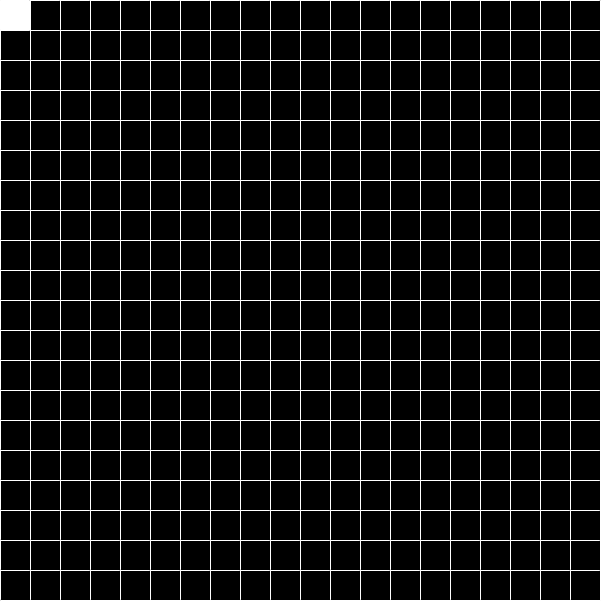
Frame 1 (no input)
Frame 60 (the mouse pressed at the canvas centre just before this capture): identical to frame 1, image omitted
Frame 120 (the mouse held since frame 60 and released just before this capture): identical to frame 1, image omitted

The Processing sketch that drew this single still picture (run headless with seeded random() and noise(); from frame 60 on, the mouse is pressed at the canvas centre):

// Processing sketch: Minesweeper
// ── Minesweeper.pde
// MINESWEEPER FOR PROCESSING 3.4
// Written by 144a
// 
// Got bored on a 10 hour car ride, so I thought I'd make a game of minesweepers to play,
// since I had my Dad's work laptop and it had a processing ide installed.
//
// To play, make changes to the game settings to customize the game
// Use the arrow keys to move the cursor, and the q and r keys for revealing and flagging squares respectively


// Change to edit game settings
final int FIELD_WIDTH = 20;
final int FIELD_HIEGHT = 20;
final int MINES_NUM = 35;

// Changes scale of grid
final int scale = 3;

boolean refreshGrid = true;

// Creates arrays for both current board state and table of values
int[][] field = new int [FIELD_WIDTH][FIELD_HIEGHT];
int[][] field_cleared = new int [FIELD_WIDTH][FIELD_HIEGHT];

// Font data for drawing numbers
// Don't bother trying to change this unless you really want to
int[][][] numdata = {{{1,1,1,1,1},{1,0,0,0,1},{1,0,0,0,1},{1,0,0,0,1},{1,1,1,1,1}},{{0,1,1,0,0},{0,0,1,0,0},{0,0,1,0,0},{0,0,1,0,0},{0,0,1,0,0}},{{0,1,1,1,0},{0,0,0,1,0},{0,1,1,1,0},{0,1,0,0,0},{0,1,1,1,0}},{{0,1,1,1,0},{0,0,0,1,0},{0,1,1,1,0},{0,0,0,1,0},{0,1,1,1,0}},{{0,1,0,1,0},{0,1,0,1,0},{0,1,1,1,0},{0,0,0,1,0},{0,0,0,1,0}},{{0,1,1,1,0},{0,1,0,0,0},{0,1,1,1,0},{0,0,0,1,0},{0,1,1,1,0}},{{0,1,1,1,0},{0,1,0,0,0},{0,1,1,1,0},{0,1,0,1,0},{0,1,1,1,0}},{{0,1,1,1,0},{0,0,0,1,0},{0,0,0,1,0},{0,0,0,1,0},{0,0,0,1,0}},{{0,1,1,1,0},{0,1,0,1,0},{0,1,1,1,0},{0,1,0,1,0},{0,1,1,1,0}}};

int[][] flag = {{1,1,1,1,0},{1,0,0,0,0},{1,1,1,0,0},{1,0,0,0,0},{1,0,0,0,0}};

// Current cursor positions (in relation to the array)
int cursorXpos = 0;
int cursorYpos = 0;

// Old cursor positions
int oldcursorX = 2;
int oldcursorY = 2;

// Creates arraylists to track the current flags places and the correct flag placement
ArrayList<Integer> curFlagX = new ArrayList<Integer>(0);
ArrayList<Integer> curFlagY = new ArrayList<Integer>(0);
ArrayList<Integer> finFlagX = new ArrayList<Integer>(0);
ArrayList<Integer> finFlagY = new ArrayList<Integer>(0);


// Determines whether an arrow key has been pressed
boolean keypress = true;

// For flagging and revealing squares
boolean isFlagged = false;
boolean isRevealed = false;


void setup() {
  size(100, 100);
  background(0);
  surface.setSize(10 * scale * FIELD_WIDTH + 1, 10 * scale * FIELD_HIEGHT + 1);
  
  stroke(255);
  fieldGen(MINES_NUM);
  
}


void drawGrid() {
  for(int x = 0; x < FIELD_WIDTH; x++) {
    for(int y = 0; y < FIELD_HIEGHT; y++) {
      line(x * 10 * scale, y * 10 * scale, (x + 1) * 10 * scale - 1, y * 10 * scale);
      line(x * 10 * scale, y * 10 * scale, x * 10 * scale, (y + 1) * 10 * scale - 1);
    }
  }
  // When loops just can't finish the job
  line(FIELD_WIDTH * 10 * scale, 0, FIELD_WIDTH * 10 * scale, FIELD_HIEGHT * 10 * scale);
  line(0, FIELD_HIEGHT * 10 * scale, FIELD_WIDTH * 10 * scale, FIELD_HIEGHT * 10 * scale);
}

void endGame() {
  background(0);
  exit();
  println("end game");
}



// Main Game Loop
void draw() {
  if(refreshGrid == true) {
    drawGrid();
    refreshGrid = false;
  }
  
  // Reveals sqaure if the q key is pressed and the current sqaure is not flagged
  if(isRevealed == true && field_cleared[cursorYpos][cursorXpos] != -1) {
    if(field[cursorYpos][cursorXpos] == 0 && field_cleared[cursorYpos][cursorXpos] != 1) {
      clearSpaces();
    }
    field_cleared[cursorYpos][cursorXpos] = 1;
    isRevealed = false;
  }
  
  // Flags a sqaure if they are already not revealed, or unflags it if it was already flagged
  if(isFlagged == true && field_cleared[cursorYpos][cursorXpos] == 0) {
    field_cleared[cursorYpos][cursorXpos] = -1;
    isFlagged = false;
    // Adds current curosr position to arraylists
    curFlagX.add(cursorXpos);
    curFlagY.add(cursorYpos);
  } else if(isFlagged == true && field_cleared[cursorYpos][cursorXpos] == -1) {
    field_cleared[cursorYpos][cursorXpos] = 0;
    isFlagged = false;
    // Removes the current square from the flag arraylist
    for(int i = curFlagX.size() - 1; i >= 0; i--) {
      if(curFlagX.get(i) == cursorXpos && curFlagY.get(i) == cursorYpos) {
        curFlagX.remove(i);
        curFlagY.remove(i);
      }
    } 
  }
  
  // Checks for a revealed mine and then runs end game sequence if it finds one
  if(field[cursorYpos][cursorXpos] == -1 && field_cleared[cursorYpos][cursorXpos] == 1) {
      endGame();
  }
  
  
  
  // Looks for any key presses and updates cursor
  if(keypress == true && !(field[cursorYpos][cursorXpos] == -1 && field_cleared[cursorYpos][cursorXpos] == 1)) {
    
    // Checks to see if the current square is a mine and ends game if so
    if(field[cursorYpos][cursorXpos] == -1 && field_cleared[cursorYpos][cursorXpos] == 1) {
      endGame();
      
    }
    
    
    // Creates white background for numbers and flag icon
    stroke(255);
    for(int y = 1; y < 10 * scale; y++) {
      line(cursorXpos * 10 * scale, cursorYpos * 10 * scale + y, (cursorXpos + 1) * 10 * scale, cursorYpos * 10 * scale + y);
    }
    
    // Checks to see if the square needs to be updated
    // If it does, it then precedes to draw the number to scale
    if(field_cleared[cursorYpos][cursorXpos] == 1) {
      stroke(0);
      
      
      // Gets data for drawing the current number
      int[][] temp1 = numdata[field[cursorYpos][cursorXpos]];
      
      // Never want to do this again (but probably will)
      spriteDraw(temp1, cursorXpos, cursorYpos);
      
    } else if(field_cleared[cursorYpos][cursorXpos] == -1) {
      // This is only run if the square is flagged
      stroke(0);
      
      spriteDraw(flag, cursorXpos, cursorYpos);
    }
      
    if(oldcursorX != cursorXpos || oldcursorY != cursorYpos) {
      // Restores previous icon to old cursor position
      stroke(0);
      for(int y = 1; y < 10 * scale; y++) {
        line(oldcursorX * 10 * scale + 1, oldcursorY * 10 * scale + y, (oldcursorX + 1) * 10 * scale - 1, oldcursorY * 10 * scale + y);
      }
      
      if(field_cleared[oldcursorY][oldcursorX] == 1) {
        stroke(255);
        
         // Gets data for drawing the current number
        int[][] temp1 = numdata[field[oldcursorY][oldcursorX]];
        
        spriteDraw(temp1, oldcursorX, oldcursorY);
        
      } else if(field_cleared[oldcursorY][oldcursorX] == -1) {
        // This is only run if the square is flagged
        stroke(255);
        spriteDraw(flag, oldcursorX, oldcursorY);
      }
    }
    keypress = false;
  }
}

// Checks to see if the current flagged sqaures match up with the sqaures with mines
void checkFlag() {
  boolean correct = false;
  // Checks to see if both flag arraylists have the same number of elements
  // They cannot match if this condition is not met
  if(curFlagX.size() == finFlagX.size()) {
  boolean found = false;
    for(int i = 0; i < curFlagX.size(); i++) {
      for(int j = 0; j < finFlagX.size(); j++) {
        if(curFlagX.get(0) == finFlagX.get(0) && curFlagY.get(0) == finFlagY.get(0)) {
          found = true;
        }
      }
      if(found == false) { 
        correct = false;
      }
    }
  }
  if(correct == true) {
    endGame();
  }
}
  

// Space clearing function that effectively finds all spaces connected to each other within an a single block radius
void clearSpaces() {
  stroke(255);
  // Stores the spaces that still need to be checked
  ArrayList<Integer> checkarrX = new ArrayList<Integer>(0);
  ArrayList<Integer> checkarrY = new ArrayList<Integer>(0);
  int Xpos;
  int Ypos;
  checkarrX.add(0, cursorXpos);
  checkarrY.add(0, cursorYpos);
  while(checkarrX.size() > 0 || checkarrX.size() > 0) {
    Xpos = checkarrX.get(0);
    Ypos = checkarrY.get(0);
    if(field_cleared[Ypos][Xpos] != 1 && field[Ypos][Xpos] == 0) {
      // Adds every empty cell to checkarr, excluding cells that dont exist (ex. x = -1)
      field_cleared[Ypos][Xpos] = 1;
      if(Ypos != 0) {
        checkarrY.add(0, Ypos - 1);
        checkarrX.add(0, Xpos);
        if(Xpos != 0) {
          checkarrY.add(0, Ypos - 1);
          checkarrX.add(0, Xpos - 1);
        }
        if(Xpos != FIELD_WIDTH - 1) {
          checkarrY.add(0, Ypos - 1);
          checkarrX.add(0, Xpos + 1);
        }
      }
      
      if(Ypos != FIELD_HIEGHT - 1) {
        checkarrY.add(0, Ypos + 1);
        checkarrX.add(0, Xpos);
        if(Xpos != 0) {
          checkarrY.add(0, Ypos + 1);
          checkarrX.add(0, Xpos - 1);
        }
        if(Xpos != FIELD_WIDTH - 1) {
          checkarrY.add(0, Ypos + 1);
          checkarrX.add(0, Xpos + 1);
        }
      }
      if(Xpos != 0) {
        checkarrY.add(0, Ypos);
        checkarrX.add(0, Xpos - 1);
      }
      if(Xpos != FIELD_WIDTH - 1) {
        checkarrY.add(0, Ypos);
        checkarrX.add(0, Xpos + 1);
        checkarrY.add(0, Ypos);
        checkarrX.add(0, Xpos + 1);
      }
      
    }
    field_cleared[Ypos][Xpos] = 1;
    spriteDraw(numdata[field[Ypos][Xpos]], Xpos, Ypos);
    checkarrX.remove(0);
    checkarrY.remove(0);
  }
  
}



// Draws a 5x5 array at the given cursor position and scale
void spriteDraw(int[][] arr, int ix, int iy) {
  for(int i = 0; i < 5; i++) {
    for(int j = 0; j < 5; j++) {
      if(arr[j][i] != 0) {
        // point(cursorXpos * 10 * scale + i + 3, cursorYpos * 10 * scale + j + 3);
        for(int x = 0; x < scale; x++) {
          for(int y = 0; y < scale; y++) {
            point(ix * 10 * scale + i * scale + x + 3 * scale, iy * 10 * scale + j * scale + y + 3 * scale);
          }
        }
      }
    }
  }
}

void keyPressed() {
  oldcursorX = cursorXpos;
  oldcursorY = cursorYpos;
  isRevealed = false;
  isFlagged = false;
  if(keyCode == UP && cursorYpos > 0) {
    cursorYpos--;
    keypress = true;
  }
  if(keyCode == DOWN && cursorYpos < FIELD_HIEGHT - 1) {
    cursorYpos++;
    keypress = true;
  }
  if(keyCode == LEFT && cursorXpos > 0) {
    cursorXpos--;
    keypress = true;
  }
  if(keyCode == RIGHT && cursorXpos < FIELD_WIDTH - 1) {
    cursorXpos++;
    keypress = true;
  }
  if(key == 'q') {
    isRevealed = true;
    keypress = true;
  }
  if(key == 'w') {
    isFlagged = true;
    keypress = true;
  }
  
}


void fieldGen(int n) {
  int count = 0;
  int x;
  int y;
  
  while(count < n) {
    // Generate a random position on the field
    x = int(random(0, FIELD_WIDTH));
    y = int(random(0, FIELD_HIEGHT));
    
    // Checks to see whether there is already a mine there
    if(field[x][y] == -1) {
      count--;
    } else {
      // Adds mine postion to final flag arraylist
      finFlagX.add(y);
      finFlagY.add(x);
      // Adds 1 to every cell around it, excluding cells that dont exist (ex. x = -1)
      field[x][y] = -1;
      if(x != 0) {
        if(field[x - 1][y] != -1) {
          field[x - 1][y]++;
        }
        if(y != 0 && field[x - 1][y - 1] != -1) {
          field[x - 1][y - 1]++;
        }
        if(y != FIELD_HIEGHT - 1 && field[x - 1][y + 1] != -1) {
          field[x - 1][y + 1]++;
        }
      }
      if(x != FIELD_WIDTH - 1) {
        if(field[x + 1][y] != -1) {
          field[x + 1][y]++;
        }
        if(y != 0 && field[x + 1][y - 1] != -1) {
          field[x + 1][y - 1]++;
        }
        if(y != FIELD_HIEGHT - 1 && field[x + 1][y + 1] != -1) {
          field[x + 1][y + 1]++;
        }
      }
      if(y != 0 && field[x][y - 1] != -1) {
        field[x][y - 1]++;
      }
      if(y != FIELD_HIEGHT - 1 && field[x][y + 1] != -1) {
        field[x][y + 1]++;
      }
    }
    
    count++;
  }
  printField(field);
}

// Only used for testing purposes. Will not be produced in final version
void printField(int[][] arr) {
  for(int i = 0; i < arr.length; i++) {
    for(int j = 0; j < arr[0].length; j++) {
      if(arr[i][j] == -1) {
        print("X ");
      } else {
        print(arr[i][j] + " ");
      }
      
    }
    println();
  }
  
}
